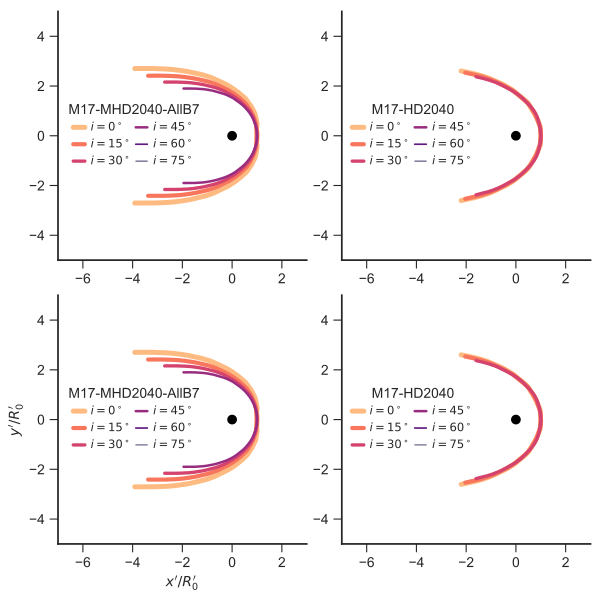

Source code (Python):
import sys
import numpy as np
from matplotlib import pyplot as plt
import seaborn as sns
sys.path.append("../Dust-wave")
from bow_projection import (xyprime_t, theta_infinity, theta_0_90,
                            characteristic_radii_projected)
from simulation_shape import Simulation

figfile = sys.argv[0].replace('.py', '.pdf')

sns.set_style('ticks')
fig, axes = plt.subplots(2, 2, figsize=(6, 6), sharex=True, sharey=True)

# For some reason, exactly 30.0 had problems with R0p
inclinations = [0.0, 15.0, 30.01, 45.0, 60.0, 75.01]
linewidths = [2.4, 2.0, 1.6, 1.2, 0.8, 0.4]
colors = sns.color_palette('magma_r', n_colors=len(inclinations))

sims = ["M17-MHD2040-AllB7", "M17-HD2040", "M17-MHD2040-AllB7", "M17-HD2040"]

for sim, ax in zip(sims, axes.flat):
    shape = Simulation(name=sim)
    th_inf = theta_infinity(shape)
    for inc_dg, color, lw in zip(inclinations, colors, linewidths):
        inc = np.radians(inc_dg)
        th0, th90 = theta_0_90(inc, shape)
        th = np.linspace(th0, th_inf, 301)
        xp, yp = xyprime_t(th, inc, shape)
        m = np.isfinite(xp) & np.isfinite(yp)
        if m.sum() == 0:
            # Case of no tangent line at all at this inclination
            continue
        xxp = np.concatenate((xp[m][::-1], xp[m]))
        yyp = np.concatenate((-yp[m][::-1], yp[m]))
        radii = characteristic_radii_projected(inc, shape)        
        R0p = radii['R_0 prime']
        ax.plot(xxp/R0p, yyp/R0p,
                label=fr"$i = {inc_dg:.0f}^\circ$",
                color=color, lw=1.5*lw)

    ax.plot([0], [0], 'o', color='k')

    ax.legend(title=sim,
              fontsize='small',
              handlelength=1.0, handletextpad=0.5, columnspacing=0.3,
              ncol=2, loc="center left")
    ax.set_aspect('equal', adjustable='box-forced')

axes[-1,0].set(
    xlabel=r"$x' / R_0'$",
    ylabel=r"$y' / R_0'$",
    xlim=[-7, 3],
    ylim=[-5, 5],
)

sns.despine()
fig.tight_layout(pad=0.3, h_pad=0.1, w_pad=0.1)
fig.savefig(figfile)
print(figfile, end='')
